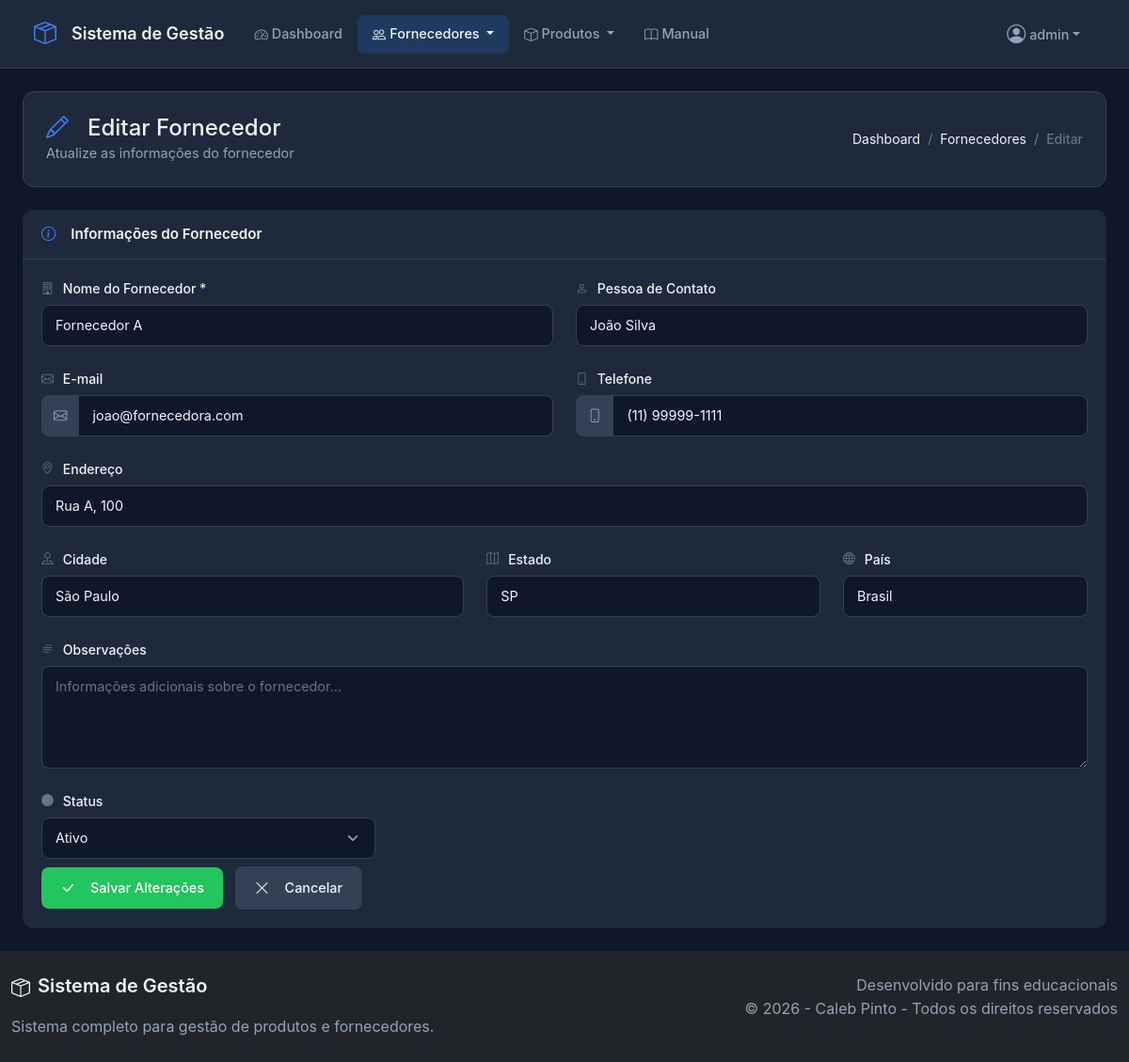
/fornecedores/editar.php?id=1 (signed in), run on the app's committed database.
### tables this page shows
CREATE TABLE IF NOT EXISTS usuarios (
    id INT AUTO_INCREMENT PRIMARY KEY,
    username VARCHAR(50) NOT NULL UNIQUE,
    email VARCHAR(100) NOT NULL UNIQUE,
    password VARCHAR(255) NOT NULL,
    created_at TIMESTAMP DEFAULT CURRENT_TIMESTAMP,
    updated_at TIMESTAMP DEFAULT CURRENT_TIMESTAMP ON UPDATE CURRENT_TIMESTAMP
);

CREATE TABLE IF NOT EXISTS fornecedores (
    id INT AUTO_INCREMENT PRIMARY KEY,
    nome VARCHAR(100) NOT NULL,
    contato VARCHAR(100) DEFAULT '',
    email VARCHAR(100) DEFAULT '',
    telefone VARCHAR(20) DEFAULT '',
    endereco VARCHAR(255) DEFAULT '',
    cidade VARCHAR(100) DEFAULT '',
    estado VARCHAR(50) DEFAULT '',
    pais VARCHAR(50) DEFAULT 'Brasil',
    observacoes TEXT,
    status ENUM('ativo', 'inativo') DEFAULT 'ativo',
    created_at TIMESTAMP DEFAULT CURRENT_TIMESTAMP,
    updated_at TIMESTAMP DEFAULT CURRENT_TIMESTAMP ON UPDATE CURRENT_TIMESTAMP,
    INDEX idx_nome (nome),
    INDEX idx_status (status),
    INDEX idx_cidade (cidade)
);

### includes/functions.php (called while the page is built, shortened)
<?php
require_once __DIR__ . '/config.php';
function esta_logado() {
    return isset($_SESSION['usuario_id']);
}
function obter_usuario() {
    global $pdo;
    $stmt = $pdo->prepare("SELECT id, username, email, created_at FROM usuarios WHERE id = ?");
    $stmt->execute([$_SESSION['usuario_id']]);
    return $stmt->fetch();
}
function obter_fornecedor_por_id($id) {
    global $pdo;
    $stmt = $pdo->prepare("SELECT * FROM fornecedores WHERE id = ?");
    $stmt->execute([$id]);
    return $stmt->fetch();
}
function e($dado) {
    return htmlspecialchars($dado ?? '', ENT_QUOTES, 'UTF-8');
}

### fornecedores/editar.php (the view, shortened to what this page needs)
<?php
require_once __DIR__ . '/../includes/config.php';
require_once __DIR__ . '/../includes/functions.php';
$id = intval($_GET['id'] ?? 0);
$fornecedor = obter_fornecedor_por_id($id);
?>
<?php include_once __DIR__ . '/../includes/header.php'; ?>
<div class="container-fluid px-4">
    <div class="page-header">
        <div class="row align-items-center">
            <div class="col">
                <h1 class="h3 mb-0">
                    <i class="bi bi-pencil me-2"></i>Editar Fornecedor
                </h1>
                <p class="text-white-50 mb-0">Atualize as informações do fornecedor</p>
            </div>
            <div class="col-auto">
                <nav aria-label="breadcrumb">
                    <ol class="breadcrumb mb-0">
                        <li class="breadcrumb-item"><a href="<?php echo SITE_URL; ?>/dashboard.php" class="text-white">Dashboard</a></li>
                        <li class="breadcrumb-item"><a href="<?php echo SITE_URL; ?>/fornecedores/" class="text-white">Fornecedores</a></li>
                        <li class="breadcrumb-item active" aria-current="page">Editar</li>
                    </ol>
                </nav>
            </div>
        </div>
    </div>
    <div class="card border-0 shadow-sm">
        <div class="card-header bg-white">
            <h5 class="mb-0"><i class="bi bi-info-circle me-2"></i>Informações do Fornecedor</h5>
        </div>
        <div class="card-body">
            <form method="POST" action="" id="fornecedor-form">
                <div class="row g-4">
                    <div class="col-md-6">
                        <label for="nome" class="form-label">
                            <i class="bi bi-building me-1"></i>Nome do Fornecedor *
                        </label>
                        <input type="text" class="form-control" id="nome" name="nome"
                               placeholder="Digite o nome do fornecedor" required
                               value="<?php echo e($fornecedor['nome']); ?>">
                    </div>
                    <div class="col-md-6">
                        <label for="contato" class="form-label">
                            <i class="bi bi-person me-1"></i>Pessoa de Contato
                        </label>
                        <input type="text" class="form-control" id="contato" name="contato"
                               placeholder="Nome da pessoa de contato"
                               value="<?php echo e($fornecedor['contato']); ?>">
                    </div>
                    <div class="col-md-6">
                        <label for="email" class="form-label">
                            <i class="bi bi-envelope me-1"></i>E-mail
                        </label>
                        <div class="input-group">
                            <span class="input-group-text"><i class="bi bi-envelope"></i></span>
                            <input type="email" class="form-control" id="email" name="email"
                                   placeholder="email@fornecedor.com"
                                   value="<?php echo e($fornecedor['email']); ?>">
                        </div>
                    </div>
                    <div class="col-md-6">
                        <label for="telefone" class="form-label">
                            <i class="bi bi-phone me-1"></i>Telefone
                        </label>
                        <div class="input-group">
                            <span class="input-group-text"><i class="bi bi-phone"></i></span>
                            <input type="text" class="form-control" id="telefone" name="telefone"
                                   placeholder="(00) 00000-0000"
                                   value="<?php echo e($fornecedor['telefone']); ?>">
                        </div>
                    </div>
                    <div class="col-12">
                        <label for="endereco" class="form-label">
                            <i class="bi bi-geo-alt me-1"></i>Endereço
                        </label>
                        <input type="text" class="form-control" id="endereco" name="endereco"
                               placeholder="Rua, número, complemento..."
                               value="<?php echo e($fornecedor['endereco']); ?>">
                    </div>
                    <div class="col-md-5">
                        <label for="cidade" class="form-label">
                            <i class="bi bi-pin-map me-1"></i>Cidade
                        </label>
                        <input type="text" class="form-control" id="cidade" name="cidade"
                               placeholder="Digite a cidade"
                               value="<?php echo e($fornecedor['cidade']); ?>">
                    </div>
                    <div class="col-md-4">
                        <label for="estado" class="form-label">
                            <i class="bi bi-map me-1"></i>Estado
                        </label>
                        <input type="text" class="form-control" id="estado" name="estado"
                               placeholder="UF"
                               value="<?php echo e($fornecedor['estado']); ?>" maxlength="2">
                    </div>
                    <div class="col-md-3">
                        <label for="pais" class="form-label">
                            <i class="bi bi-globe me-1"></i>País
                        </label>
                        <input type="text" class="form-control" id="pais" name="pais"
                               value="<?php echo e($fornecedor['pais']); ?>">
                    </div>
                    <div class="col-12">
                        <label for="observacoes" class="form-label">
                            <i class="bi bi-text-paragraph me-1"></i>Observações
                        </label>
                        <textarea class="form-control" id="observacoes" name="observacoes" rows="4"
                                  placeholder="Informações adicionais sobre o fornecedor..."><?php echo e($fornecedor['observacoes']); ?></textarea>
                    </div>
                    <div class="col-md-4">
                        <label for="status" class="form-label">
                            <i class="bi bi-circle-fill me-1"></i>Status
                        </label>
                        <select class="form-select" id="status" name="status">
                            <option value="ativo" <?php echo $fornecedor['status'] === 'ativo' ? 'selected' : ''; ?>>Ativo</option>
                        </select>
                    </div>
                    <div class="col-12 mt-2">
                        <button type="submit" class="btn btn-success me-2">
                            <i class="bi bi-check-lg me-2"></i>Salvar Alterações
                        </button>
                        <a href="<?php echo SITE_URL; ?>/fornecedores/" class="btn btn-secondary">
                            <i class="bi bi-x-lg me-2"></i>Cancelar
                        </a>
                    </div>
                </div>
            </form>
        </div>
    </div>
</div>
<?php include_once __DIR__ . '/../includes/footer.php'; ?>

### includes/header.php (shortened to what this page needs)
<!DOCTYPE html>
<html lang="pt-BR" data-bs-theme="light">
<head>
    <link href="https://cdn.jsdelivr.net/npm/bootstrap@5.3.3/dist/css/bootstrap.min.css" rel="stylesheet">
    <link href="https://cdn.jsdelivr.net/npm/bootstrap-icons@1.11.3/font/bootstrap-icons.min.css" rel="stylesheet">
    <link href="<?php echo SITE_URL; ?>/css/style.css" rel="stylesheet">
</head>
<body class="bg-light">
    <?php
    $usuario = esta_logado() ? obter_usuario() : null;
    ?>
    <?php if (esta_logado()): ?>
    <nav class="navbar navbar-expand-lg navbar-light sticky-top">
        <div class="container-fluid">
            <a class="navbar-brand fw-bold d-flex align-items-center" href="<?php echo SITE_URL; ?>/dashboard.php">
                <i class="bi bi-box-seam me-2 fs-4"></i>
                <span class="d-none d-sm-inline">Sistema de Gestão</span>
            </a>
            <div class="collapse navbar-collapse" id="navbarNav">
                <ul class="navbar-nav me-auto mb-2 mb-lg-0">
                    <li class="nav-item">
                        <a class="nav-link <?php echo basename($_SERVER['PHP_SELF']) === 'dashboard.php' ? 'active' : ''; ?>" href="<?php echo SITE_URL; ?>/dashboard.php">
                            <i class="bi bi-speedometer2 me-1"></i><span class="d-inline d-lg-none">Dashboard</span><span class="d-none d-lg-inline">Dashboard</span>
                        </a>
                    </li>
                    <li class="nav-item dropdown">
                        <a class="nav-link dropdown-toggle <?php echo strpos($_SERVER['PHP_SELF'], 'fornecedores') !== false ? 'active' : ''; ?>" href="#" role="button" data-bs-toggle="dropdown" aria-expanded="false">
                            <i class="bi bi-people me-1"></i>Fornecedores
                        </a>
                    </li>
                    <li class="nav-item dropdown">
                        <a class="nav-link dropdown-toggle <?php echo strpos($_SERVER['PHP_SELF'], 'produtos') !== false ? 'active' : ''; ?>" href="#" role="button" data-bs-toggle="dropdown" aria-expanded="false">
                            <i class="bi bi-box me-1"></i>Produtos
                        </a>
                    </li>
                    <li class="nav-item">
                        <a class="nav-link <?php echo basename($_SERVER['PHP_SELF']) === 'manual.php' ? 'active' : ''; ?>" href="<?php echo SITE_URL; ?>/manual.php">
                            <i class="bi bi-book me-1"></i>Manual
                        </a>
                    </li>
                </ul>
                <ul class="navbar-nav">
                    <li class="nav-item dropdown">
                        <a class="nav-link dropdown-toggle d-flex align-items-center" href="#" role="button" data-bs-toggle="dropdown" aria-expanded="false">
                            <i class="bi bi-person-circle me-1 fs-5"></i>
                            <span class="d-none d-md-inline"><?php echo htmlspecialchars($usuario['username'] ?? 'Usuário'); ?></span>
                        </a>
                    </li>
                </ul>
            </div>
        </div>
    </nav>
    <?php endif; ?>
    <div class="toast-container position-fixed top-0 end-0 p-3" style="z-index: 9999;">
    </div>
    <main class="py-4">

### data on the page
usuarios: username "admin"
fornecedores: nome "Fornecedor A", contato "João Silva", email "joao@fornecedora.com", telefone "(11) 99999-1111", endereco "Rua A, 100", cidade "São Paulo", estado "SP", pais "Brasil", status "Ativo"
